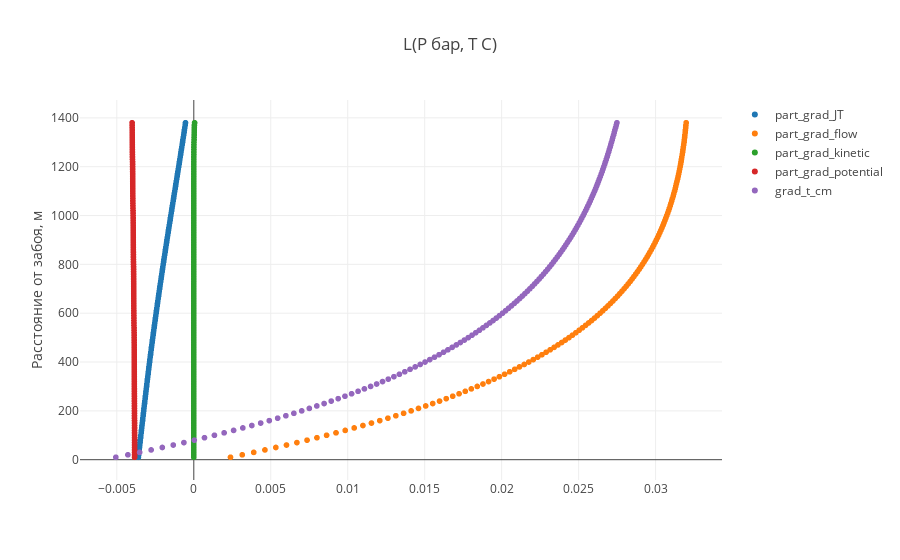

Notebook code cell kept with this figure:
### Code cell
trace1 = trace(temp_cor_data, 54)
trace2 = trace(temp_cor_data, 55)
trace3 = trace(temp_cor_data, 56)
trace4 = trace(temp_cor_data, 57)
trace5 = trace(temp_cor_data, 58)





data = [trace1, trace2,trace3,  trace4, trace5]

plot()

### Figure 1 — Plotly figure (JSON) as saved in the notebook; plotly's stock layout.template omitted (floating-point values rounded to 4 significant figures; data arrays with more than 128 entries replaced by an {"elided": "..."} marker saying what was removed)
{"data": [{"mode": "markers", "name": "part_grad_JT", "type": "scattergl", "uid": "a55faaea-5008-48a6-95ad-de65bc918f99", "x": {"elided": "138 float values"}, "y": {"elided": "138 int values"}}, {"mode": "markers", "name": "part_grad_flow", "type": "scattergl", "uid": "91d3ab08-7294-4028-b063-a1b2ffb63de0", "x": {"elided": "138 float values"}, "y": {"elided": "138 int values"}}, {"mode": "markers", "name": "part_grad_kinetic", "type": "scattergl", "uid": "13fe15b2-ffcb-4cbb-b462-707911fd9eac", "x": {"elided": "138 float values"}, "y": {"elided": "138 int values"}}, {"mode": "markers", "name": "part_grad_potential", "type": "scattergl", "uid": "80282226-c279-4742-9ef3-ecc764407eb0", "x": {"elided": "138 float values"}, "y": {"elided": "138 int values"}}, {"mode": "markers", "name": "grad_t_cm", "type": "scattergl", "uid": "7f9e44ca-5595-42e7-b0da-06565141d15a", "x": {"elided": "138 float values"}, "y": {"elided": "138 int values"}}], "layout": {"title": {"text": "L(P бар, T C)"}, "yaxis": {"title": {"text": "Расстояние от забоя, м"}}}}
